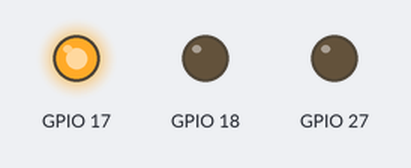
Bench run of a program on a simulated Raspberry Pi (BCM pin numbers). On the bench: output pins drawn as LEDs (lit = HIGH).

Above: at 0.15 s.
At 1.35 s:
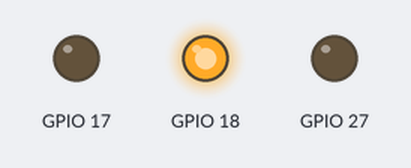
At 2.55 s:
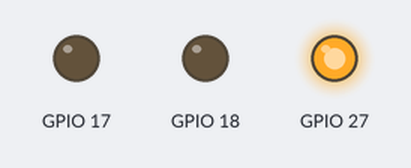
Timing chart, 0 to 3.0 s (numbered marks = the images above):
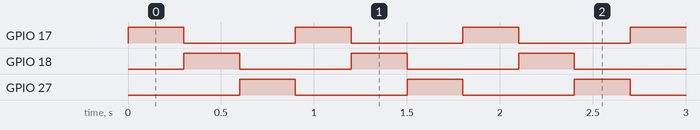

Measured:
- by itself, GPIO 17, GPIO 18, GPIO 27: alternates HIGH for 0.30 s and LOW for 0.60 s
- by itself, everything shown: repeats every 0.90 s, in 3 steps

The program:

blinker.py
```python
#!/usr/bin/python -u
import RPi.GPIO as gpio
import time

def main():
    try:
        gpio.setmode(gpio.BCM)
        gpio.setup(17, gpio.OUT)
        gpio.setup(18, gpio.OUT)
        gpio.setup(27, gpio.OUT)

        while True:
            gpio.output(17, True)
            gpio.output(27, False)
            time.sleep(.3)

            gpio.output(17, False)
            gpio.output(18, True)
            time.sleep(.3)

            gpio.output(18, False)
            gpio.output(27, True)
            time.sleep(.3)

    except:
        gpio.cleanup()
        exit()

if __name__ == "__main__":
    main()
```
